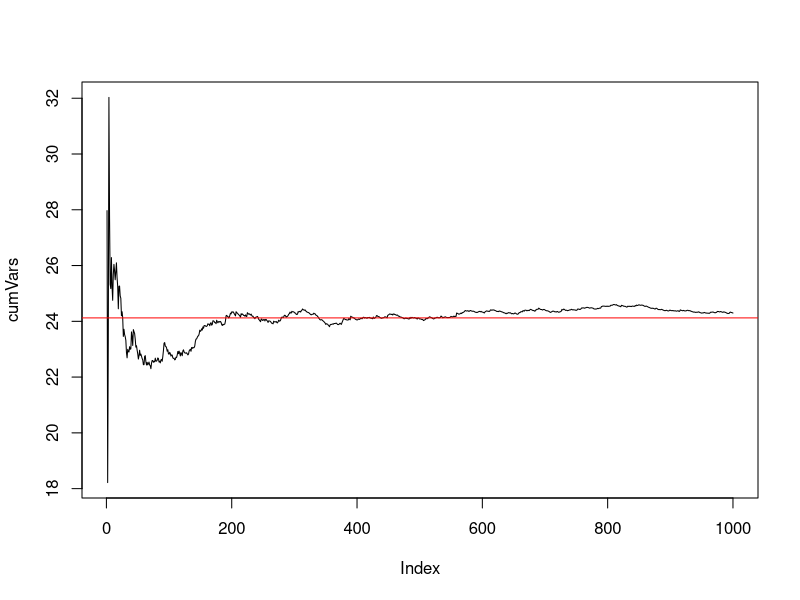
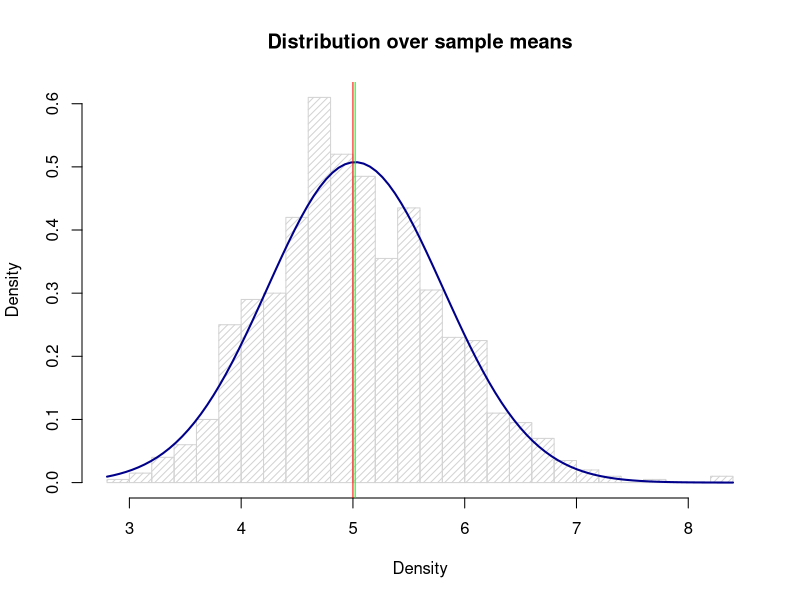

These charts were generated, in order, by the following R code:
## ---- chunk 1
set.seed(600)

n = 40
lambda = 0.2

mns = NULL
simulations <- 1000

meanRExp <- function(x){
  mean(rexp(n, lambda))
}

mns <- sapply(seq(1,simulations), meanRExp)
cumVar <- sapply(seq(1,simulations), function(x){var(rexp(n, lambda))})

## ---- chunk 2
summary(mns)
## ---- chunk 3
distMean <- mean(mns)
## ---- chunk 4
sampleSd <- sd(mns)
sampleSd
## ---- chunk 5
tVar = ((1/lambda) / sqrt(n) ) ^ 2 
var(mns)
## ---- chunk 6
cumVars <- cumsum(cumVar)/(1:simulations)
meanCumVars <- mean(cumVars)
plot( cumVars, type = "l" )
abline(h = meanCumVars, col = "red" )
## ---- chunk 7

m<-mean(mns)
std<-sqrt(var(mns))

hist(mns, density=20, breaks=20, prob=TRUE, 
         xlab="Density",  
         main="Distribution over sample means")
curve(dnorm(x, mean=m, sd=std), 
          col="darkblue", lwd=2, add=TRUE, yaxt="n")
abline(v = 5, col="red")
abline(v = distMean, col = "green")    
